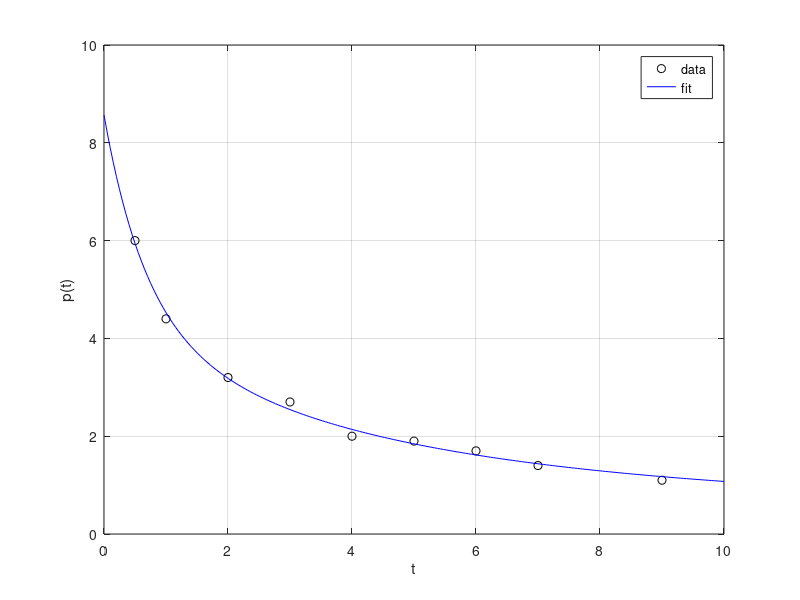

MATLAB code to generate this figure:
% TOPIC: regression
% TITLE: General linear least squares with exponential basis functions (initial concentrations A, B, C)
% SOURCE: Chapra Prob. 15.10 (and 15.28)
% KEYWORDS: general linear least squares, basis functions, exponential terms, initial concentration, organisms, z matrix
% PROBLEM:
% Three disease-carrying organisms decay in seawater according to p(t) = A e^(-1.5t) + B e^(-0.3t) + C e^(-0.05t).
% Estimate the initial concentration of each organism (A, B and C) given
% t = 0.5 1 2 3 4 5 6 7 9, p(t) = 6 4.4 3.2 2.7 2 1.9 1.7 1.4 1.1.
% CHECK: norm(a' - [4.1375 2.8959 1.5349]) < 1e-3
% CODE:
t = [0.5 1 2 3 4 5 6 7 9]';
p = [6 4.4 3.2 2.7 2 1.9 1.7 1.4 1.1]';
Z = [exp(-1.5*t) exp(-0.3*t) exp(-0.05*t)];    % one column per basis function
a = (Z'*Z)\(Z'*p);
fprintf('A = %.4f, B = %.4f, C = %.4f\n', a);
Sr = sum((p - Z*a).^2); St = sum((p - mean(p)).^2);
fprintf('r^2 = %.4f\n', (St - Sr)/St);
tt = linspace(0, 10, 200)';
figure; plot(t, p, 'ko', tt, [exp(-1.5*tt) exp(-0.3*tt) exp(-0.05*tt)]*a, 'b-'); grid on;
xlabel('t'); ylabel('p(t)'); legend('data', 'fit');
